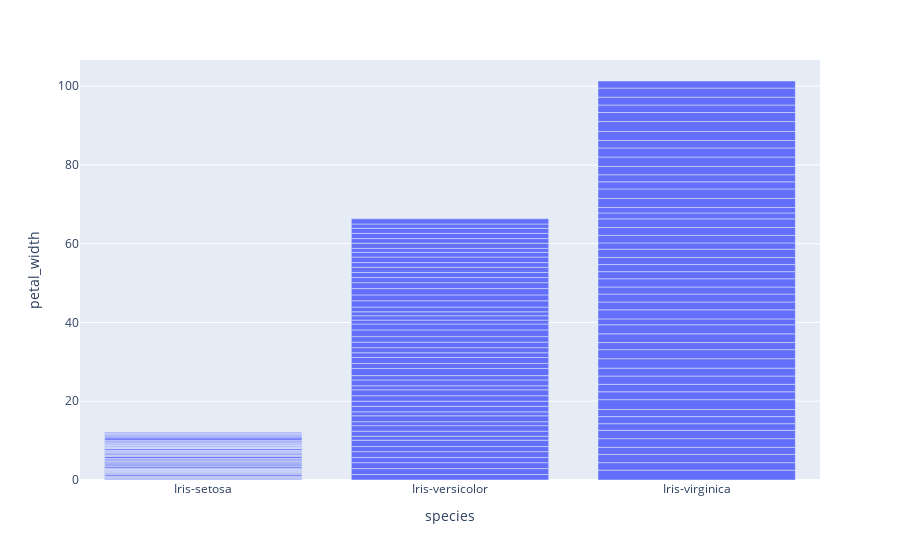

The cell this chart's notebook holds for it:
### Code cell
px.bar (iris , x = 'species' , y = 'petal_width' )

### Figure 1 — Plotly figure (JSON) as saved in the notebook; plotly's stock layout.template omitted (floating-point values rounded to 4 significant figures; data arrays with more than 128 entries replaced by an {"elided": "..."} marker saying what was removed)
{"data": [{"alignmentgroup": "True", "hovertemplate": "species=%{x}<br>petal_width=%{y}<extra></extra>", "legendgroup": "", "marker": {"color": "#636efa", "pattern": {"shape": ""}}, "name": "", "offsetgroup": "", "orientation": "v", "showlegend": false, "textposition": "auto", "type": "bar", "x": {"elided": "150 str values"}, "xaxis": "x", "y": {"elided": "150 float values"}, "yaxis": "y"}], "layout": {"barmode": "relative", "legend": {"tracegroupgap": 0}, "margin": {"t": 60}, "xaxis": {"anchor": "y", "domain": [0, 1], "title": {"text": "species"}}, "yaxis": {"anchor": "x", "domain": [0, 1], "title": {"text": "petal_width"}}}}
